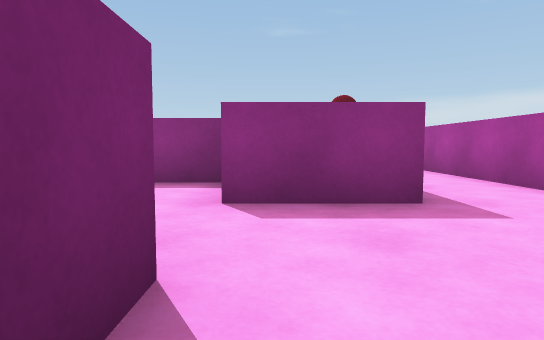
View 1 (above)

17 first-person views from a walk through a scene from a Unity 3-D project. The camera is 0.58 m above the floor, tilts 4° down and sees 75° across. The floor is counted in squares, 1 m on a side. Each view is taken from the middle of a square. On the plan, view 1 faces up. The plan holds only what a view shows up to about 10 squares ahead; the rest is blank.

View 2
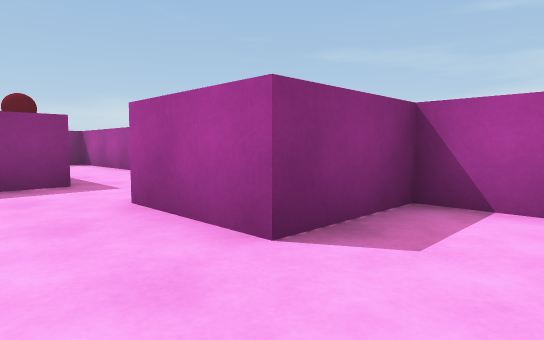

View 3
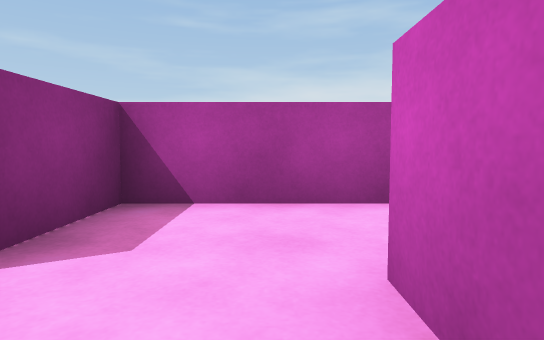

View 4
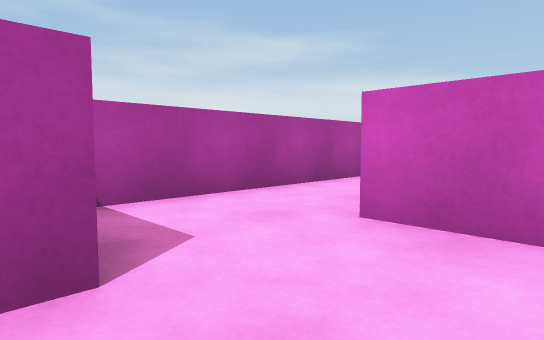

View 5
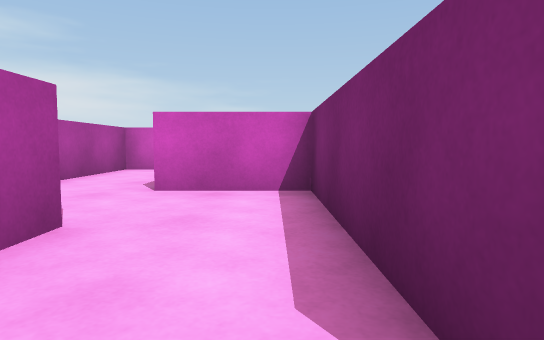

View 6
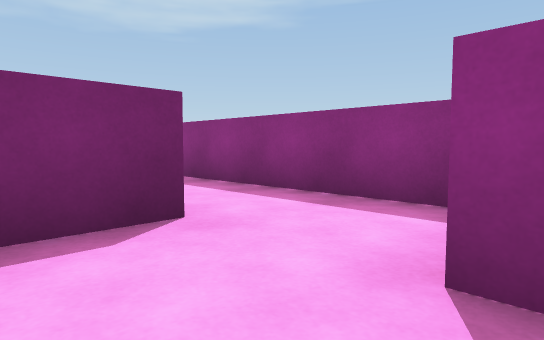

View 7
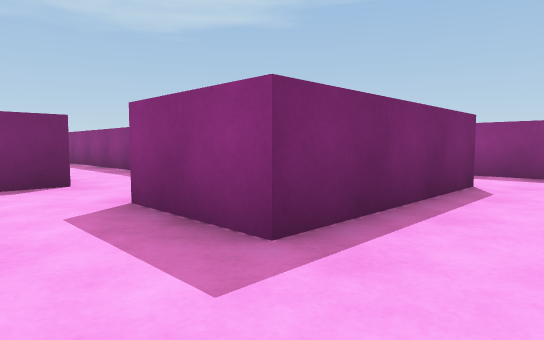

View 8
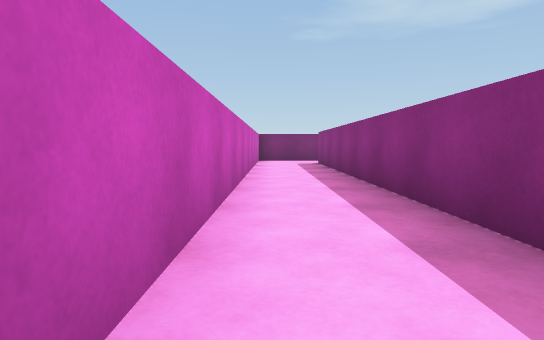

View 9
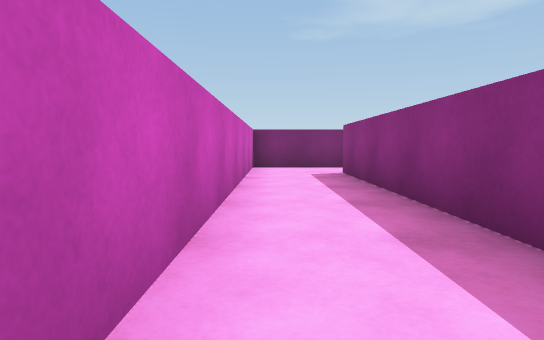

View 10
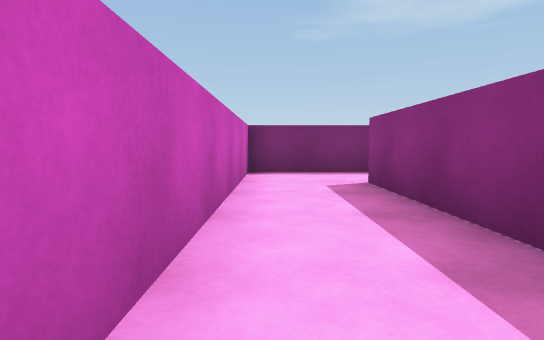

View 11
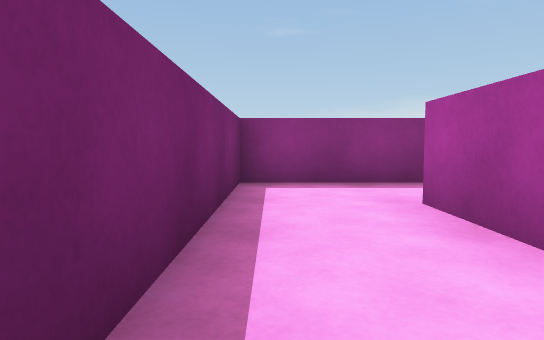

View 12
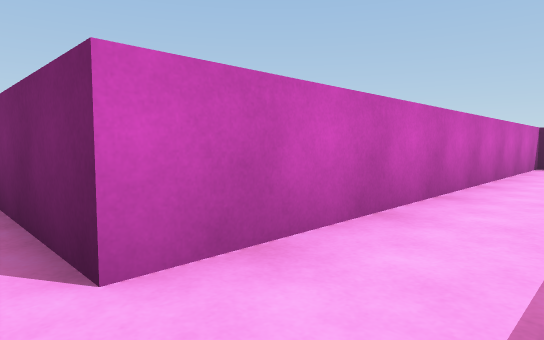

View 13
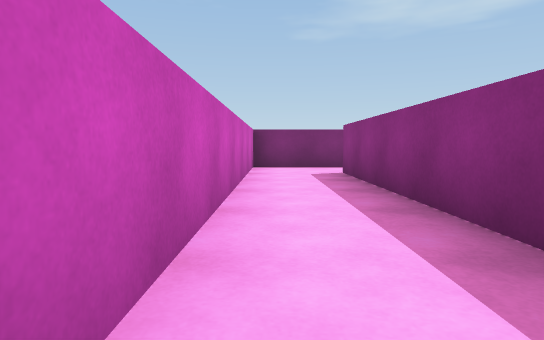

View 14
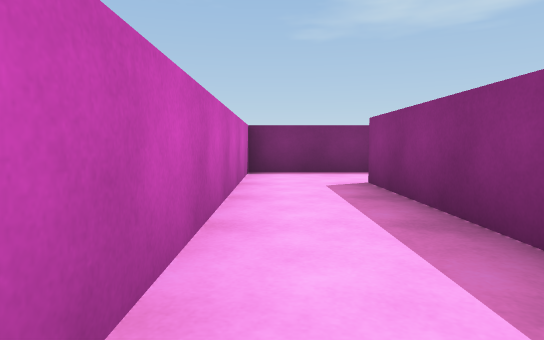

View 15
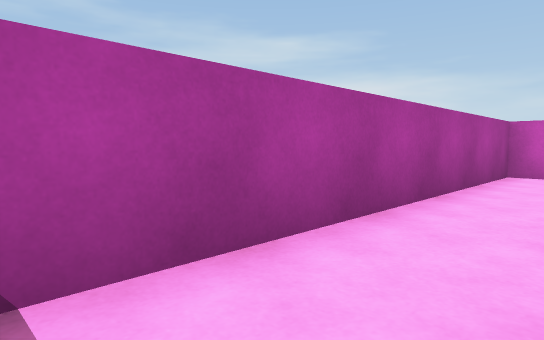

View 16
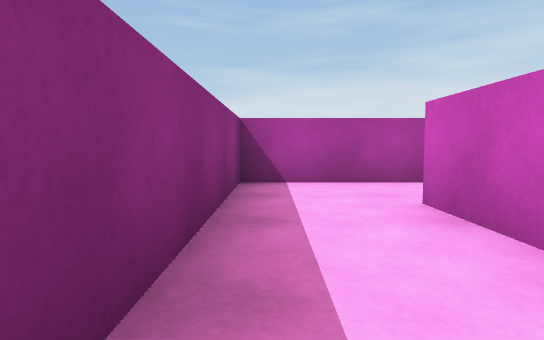

View 17
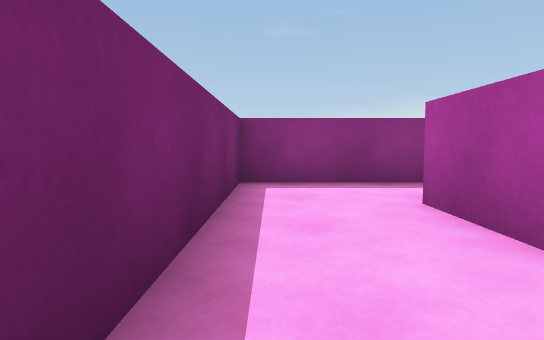

### Floor plan
Points are (right, up) in squares from view 1. A wall is a line through its corners. A room is listed if a view was taken in it or the views show most of it. See-through windows are left out.
Room 1 (views 1, 2, 3, 4)
walls: (-0.5, 1.5) (-0.5, -2.5) (1.5, -2.5); (3.5, -2.5) (3.5, -0.5) (1.5, -0.5) (1.5, 1.5)
ways out: opening at (0.5, 0.5) to room 2; opening at (2.5, -3.5)
Room 2 (views 5, 6, 7, 8, 9, 10, 11, 12, 13, 14, 15, 16, 17)
walls: (-2.5, 3.6) (-2.5, 2.2); (-0.8, 5.5) (-14.5, 5.5); (-6.5, 9.9) (-6.5, 11.5); (-8.5, 11.5) (-8.5, 7.5) (1.5, 7.5) (1.5, 3.5) (-0.5, 3.5); (2.9, 1.5) (3.5, 1.5) (3.5, 9.5) (-6.5, 9.5); (-14.5, 5.9) (-14.5, 7.5); (-16.5, 7.5) (-16.5, 3.5) (-3.6, 3.5)
ways out: opening at (0.5, 0.5) to room 1; opening at (-15.5, 6.5) to room 3; opening at (-7.5, 10.5)
Room 3 (no view inside)
walls: (-14.6, 9.5) (-16.5, 9.5) (-16.5, 7.5)
ways out: opening at (-15.5, 6.5) to room 2; opening at (-13.5, 8.5)

Where each view was taken, in squares from view 1:
view 1: 0 up, 0 right, facing up
view 2: 2 down, 0 right, facing up-right
view 3: 2 down, 0 right, facing right
view 4: 0 up, 0 right, facing down-right
view 5: 2 up, 0 right, facing down
view 6: 2 up, 0 right, facing up-left
view 7: 2 up, 3 right, facing up-left
view 8: 4 up, 3 left, facing left
view 9: 4 up, 7 left, facing left
view 10: 4 up, 9 left, facing left
view 11: 4 up, 16 left, facing up
view 12: 9 up, 2 right, facing down-left
view 13: 8 up, 1 right, facing left
view 14: 8 up, 1 left, facing left
view 15: 9 up, 2 right, facing down-right
view 16: 9 up, 2 left, facing right
view 17: 8 up, 8 left, facing up
